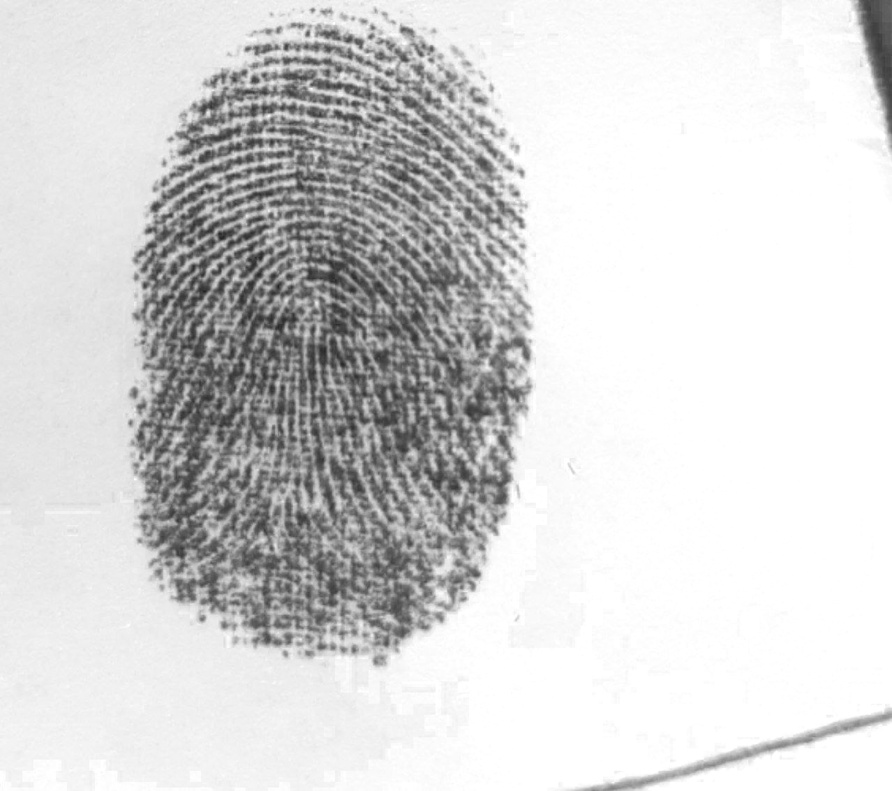
#> input picture 120.jpg, 892 x 791 px, shrunk from 1278 x 1133 before the run; the run also reads 1 picture not shown here
$ python check.py
#> lines starting #> are read from the running program, lines starting #| are printed output that depends on the picture
import cv2
import glob

class MyImage:
    def __init__(self, img_name):
        self.img = cv2.imread(img_name)
        self.__name = img_name

    def __str__(self):
        return self.__name

finger = cv2.imread("120.jpg", 0)
#> finger is the input picture: shape (791, 892); min 33, max 255, mean 214

bf = cv2.BFMatcher()
ratio = 0.6
bestMatches = []

finalImg = None
final_kp = None
finalPath = None

sift = cv2.SIFT_create()
(s_kp, s_des) = sift.detectAndCompute(finger, None)
#> s_kp = 5110 keypoints; strongest (x, y, size): (255, 80, 5.1), (155, 207, 6.4), (326, 369, 274), (308, 34, 3.6)
for i, imagePath in enumerate(glob.glob("database" + "/*.jpg")):
    img = cv2.imread(imagePath, 0)
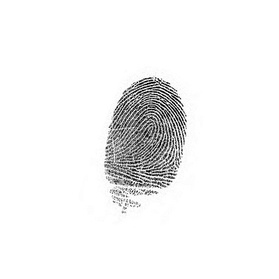
#> input picture database/Akbar.jpg, 279 x 279 px, shrunk from 400 x 400 before the run
#> img is the input picture: shape (279, 279); min 0, max 255, mean 242.9
    matched = []
    (kp, des) = sift.detectAndCompute(img, None)
#> kp = 50 keypoints; strongest (x, y, size): (147, 133, 59.4), (156, 192, 1.9), (116, 181, 3.1), (129, 187, 2.2)
    matches = bf.knnMatch(s_des, des, k = 2)
#> matches = 5110 matches

    for m, n in matches:
        if m.distance < ratio * n.distance:matched.append([m])
#> after the loop, matched = 1 matches
    if(len(matched) > len(bestMatches)):
        bestMatches = matched
#> bestMatches = 1 matches
        finalImg = img.copy()
        finalPath = imagePath
        number = i
        final_kp = kp
#> final_kp has the same summary as kp

if len(bestMatches) >= 10:
    print("Maximum points for best matcheing is ", len(bestMatches))
#| Maximum points for best matcheing is  28
    print("Fingerprint number in data set is:", number)
    result = cv2.drawMatchesKnn(finger, s_kp, finalImg, final_kp, bestMatches,
                                None, matchColor=(0, 255, 0), matchesMask=None,
                              singlePointColor=(255, 0, 0), flags=0)
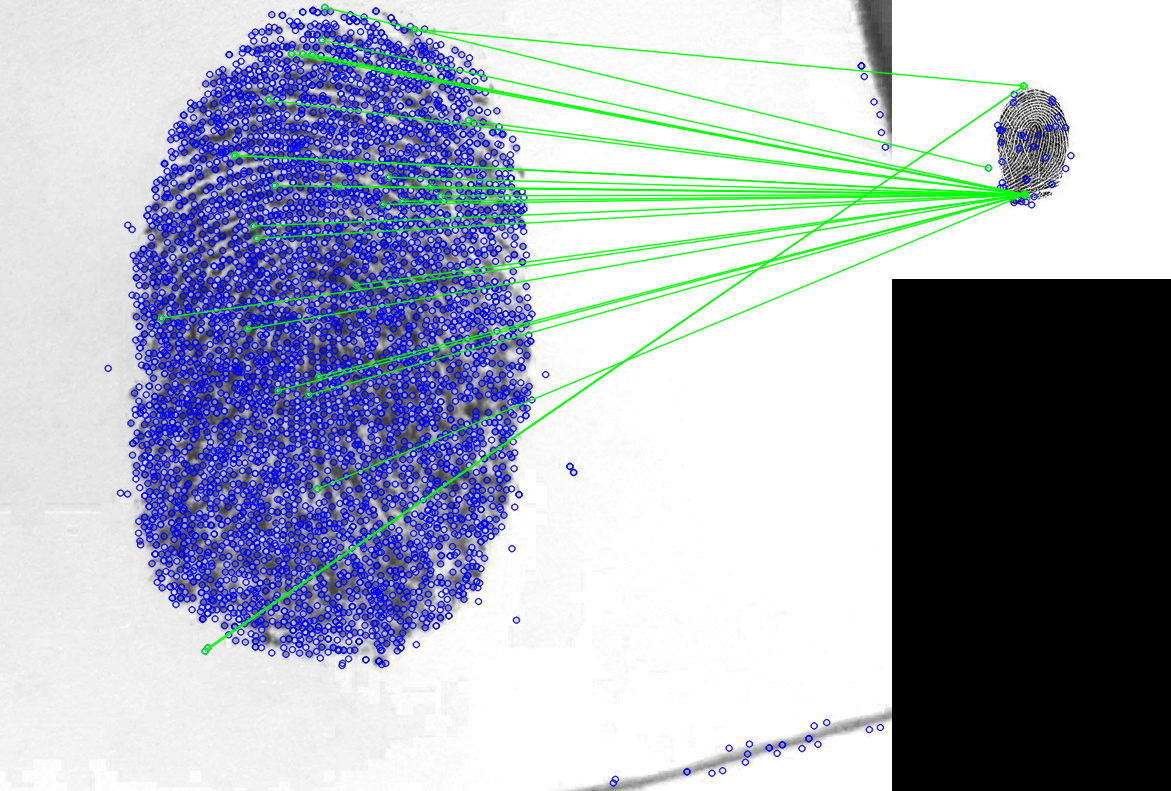
#> result: shape (791, 1171, 3); mean of channels 0, 1, 2 188, 171.6, 165.1; drawn as B, G, R
    get_name = MyImage(finalPath)
    cv2.imshow(str(get_name), result)
else:
    print("Fingerprint not find")
cv2.waitKey(0)
cv2.destroyAllWindows()
